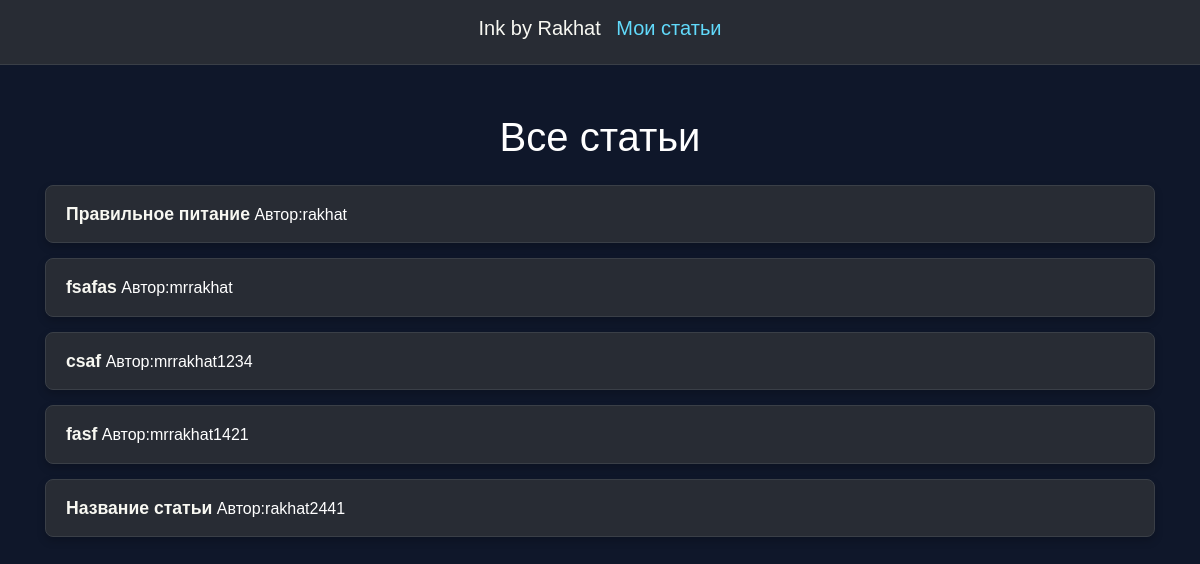
The page / on the database its author committed.
### blogApp/models.py (models this page shows, shortened)
class Article(models.Model):
    title = models.CharField(max_length=100)
    text = models.TextField(max_length=5000)
    date_created = models.DateTimeField(auto_now_add=True)
    author = models.ForeignKey(User, on_delete=models.CASCADE)
    views = models.IntegerField(default=0)

### blogApp/views.py (the view)
# urls.py: path('', views.all_articles, name='all_articles'),
def all_articles(request):
    articles = Article.objects.all()
    return render(request, 'all_articles.html', {'articles': articles})

### blogApp/templates/all_articles.html (shortened to what this page needs)
{% load static %}
<!DOCTYPE html>
<html lang="en">
<head>
  <link rel="stylesheet" href="https://cdn.jsdelivr.net/npm/bootstrap@4.4.1/dist/css/bootstrap.min.css">
    <link rel="stylesheet" href="style.css">
</head>
<body>
<nav class="navbar navbar-light">
  <span class="navbar-brand mx-auto h1">Ink by Rakhat  <a style="text-decoration: 0" href="{% url 'my_article_list' %}">Мои статьи</a></span>
</nav>
<div class="container mt-5">
    <h1 class="text-center mb-4">Все статьи</h1>
    {% for article in articles %}
    <p class="article-item"><a href="{% url 'full_article' article.id %}" class="link-underline-success">{{article.title}}</a> Автор:{{article.author}}</p>
    {%endfor%}
</div>
</body>
</html>

### blogApp/static/css/style.css (style rules this page uses)
body { margin: 0; padding: 0; background-color: #0f172a; color: #e2e8f0; font-family: sans-serif; }
h1, h2, h3, h4, h5 { color: white; text-align: center; }
a { color: #60a5fa; text-decoration: none; }

### blogApp/templates/all_articles.html (style rules this page uses)
body { background-color: #20232A; color: #F8F8F2; font-family: Arial, sans-serif; }
p { color: white; }
.navbar { background-color: #282C34 !important; border-bottom: 1px solid #3A3F47; padding: 1rem 0; }
.navbar-brand { color: #F8F8F2 !important; font-weight: bold; font-size: 1.8rem; }
.navbar-brand a { color: #61DAFB !important; margin-left: 10px; }
h1 { color: #61DAFB; margin-bottom: 2rem; }
.article-item { background-color: #282C34; border: 1px solid #3A3F47; border-radius: 8px; padding: 15px 20px; margin-bottom: 15px; box-shadow: 0 4px 8px rgba(0, 0, 0, 0.2); transition: transform 0.2s ease-in-out; }
.article-item a { color: #F8F8F2; text-decoration: none; font-weight: bold; font-size: 1.1rem; }
.container { max-width: 800px; }

### rows shown on the page
Article: title "Правильное питание", author "rakhat"
Article: title "fsafas", author "mrrakhat"
Article: title "csaf", author "mrrakhat1234"
Article: title "fasf", author "mrrakhat1421"
Article: title "Название статьи", author "rakhat2441"
